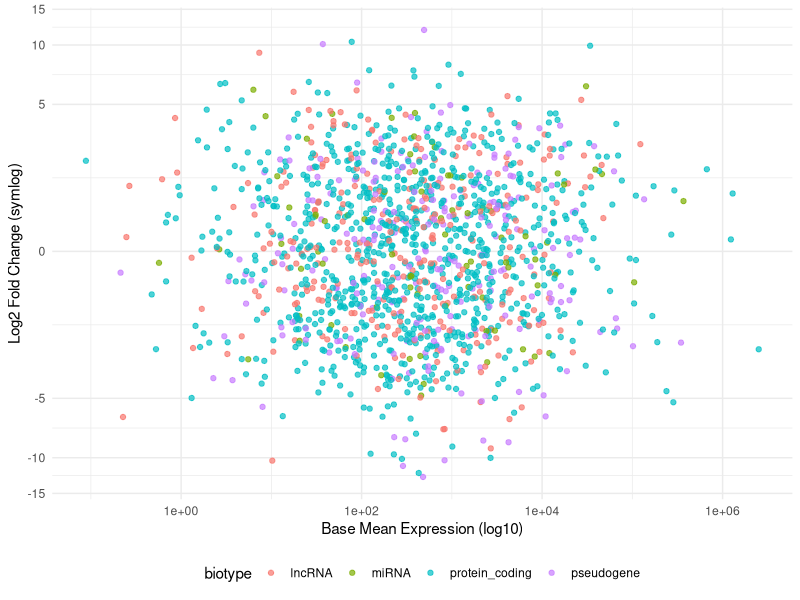
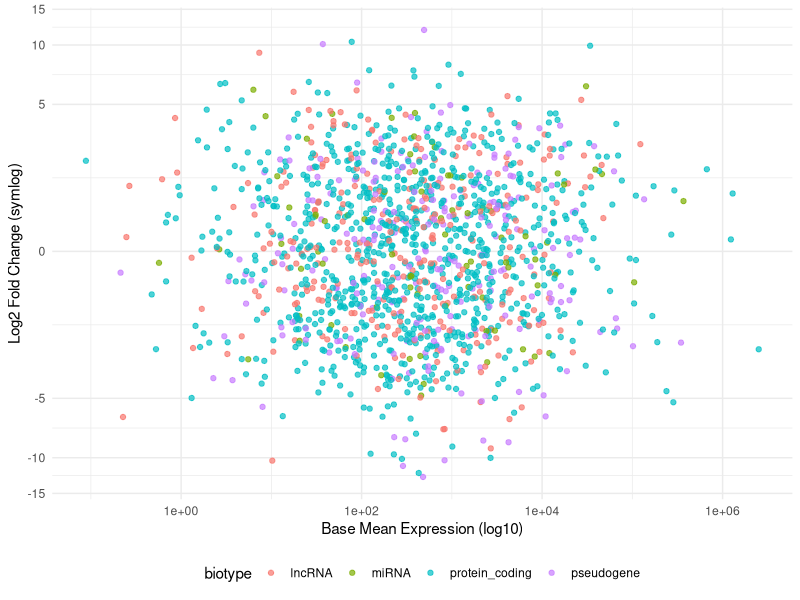

Reproduce these figures in R, in order.
library(tidyverse)
library(ggrepel)

data <- read.csv("bio_data_master.csv")

final_plot <- ggplot(data, aes(x = base_mean_expr, y = log2FoldChange, color = biotype)) +
  geom_point(alpha = 0.7) +
  scale_x_log10() +
  scale_y_continuous(trans = scales::pseudo_log_trans(base = 10),
                     breaks = scales::extended_breaks(n = 7)) +
  theme_minimal() +
  theme(legend.position = "bottom") +
  labs(x = "Base Mean Expression (log10)", y = "Log2 Fold Change (symlog)")

ggsave("__OUTPUT_PNG_FILE__", plot = final_plot, width = 8, height = 6, dpi = 300)
ggsave("__OUTPUT_PDF_FILE__", plot = final_plot, width = 8, height = 6)